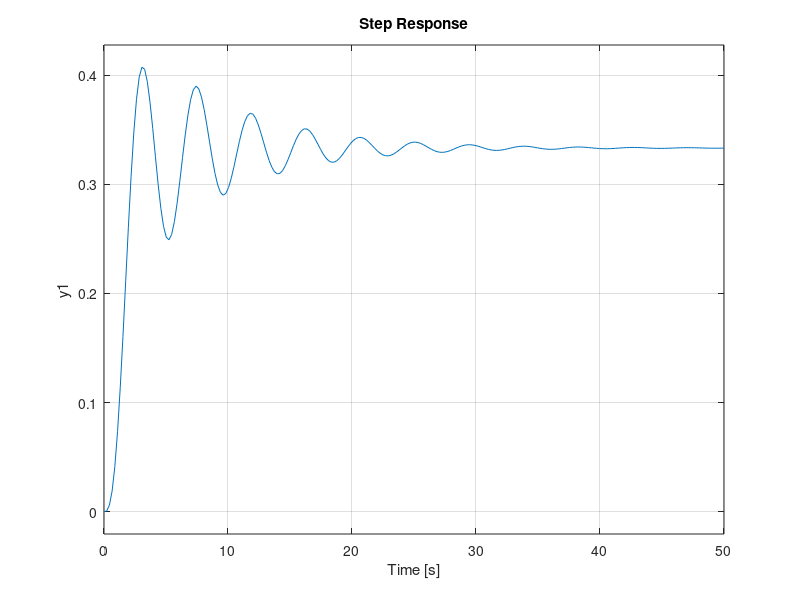

Recreate this plot in MATLAB.
clc 
clear all
close all


G=tf([2],[1 0.5 2])*tf([1],[1 0.5])

%step(Gs)
step(feedback(0.25*G,1))



kc0=0.25
ys=1
yp=0.408
tp=3.12
yu=0.249
yoo=0.45*(yp+yu)
Mo=(yp-yoo)/yoo
b=yoo/ys
A=(1.152*(Mo^2))+ (-1.607*Mo)+1
r=2*A*abs(b/(1-b))
theta=tp*(0.309+0.209*exp(-0.61*r))
tau=theta*r
k=1/kc0*abs(b/(1-b))
%sintonia pi por imc
lambda=2*theta
Ti=tau+theta/2
kp=(2*tau+theta)/(2*k*lambda)
ki=kp/Ti